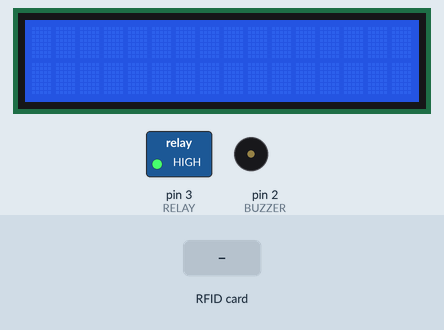
Simulated run of this sketch. Board: Arduino Uno, built with avr-gcc and run on an emulated ATmega328P. On the bench: 16×2 character LCD, switched loads named in the sketch (green lamp = pin HIGH), buzzer (waves = sounding). The test bench sets the inputs (shaded band). Pins used as bus, display or sensor lines are not drawn; what the sketch prints to the serial monitor is not drawn.

Above: at 1.3 s.
1.4 s: RFID card 51 0B E5 20 held to the reader
At 1.8 s:
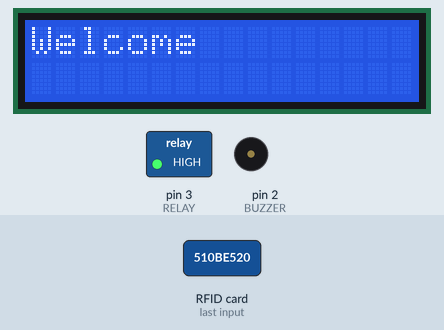
At 3.6 s:
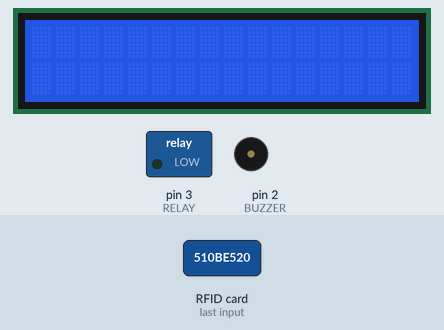
3.9 s: RFID card 5E 7A 19 C4 held to the reader
At 4.8 s:
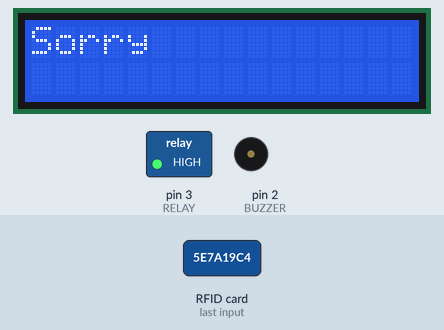
Timing chart, 0 to 7.4 s (numbered marks = the images above; inputs shaded):
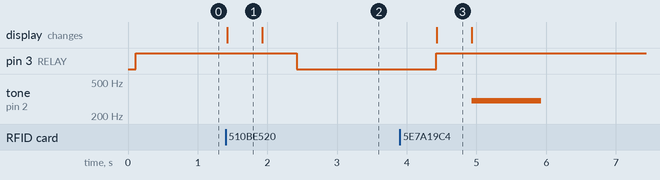

Measured:
- after the input at 1.4 s, pin 3 (RELAY): HIGH → LOW after 1.0 s; the display: changes at once (image 1)
- after the input at 3.9 s, tone on pin 2 (BUZZER): silent → 300 Hz after 1.0 s, → silent 1.0 s later; the display: changes after 0.53 s (image 3)
- what the display in image 1 shows lasts 0.5 s, from 1.4 s to 1.9 s

The sketch:

ESD_Project__3.ino
```cpp
#include <SPI.h>
#include <MFRC522.h>

#define SS_PIN 10
#define RST_PIN 9
#define RELAY 3 //connect the relay to number 3 pin
#define BUZZER 2 // connect the buzzer to 2 pin
#define ACCESS_DELAY 2000
#define DENIED_DELAY 1000
#include<LiquidCrystal.h>
LiquidCrystal LCD (8, 2, 4, 5, 6, 7);
MFRC522 mfrc522(SS_PIN, RST_PIN); // Create MFRC522 instance.
void setup()
{
  LCD.begin(16,2);
Serial.begin(9600); // Initiate a serial communication
SPI.begin(); // Initiate SPI bus
mfrc522.PCD_Init(); // Initiate MFRC522
pinMode(RELAY, OUTPUT);
pinMode(BUZZER, OUTPUT);
noTone(BUZZER);
digitalWrite(RELAY, HIGH);
Serial.println("Put your card to the reader for scanning …");
Serial.println();

}
void loop()
{
// Look for new cards
if ( ! mfrc522.PICC_IsNewCardPresent())
{
return;
}
// Select one of the cards
if ( ! mfrc522.PICC_ReadCardSerial())
{
return;
}
//Show UID on serial monitor
Serial.print("UID tag :");
String content= "";
byte letter;
for (byte i = 0; i < mfrc522.uid.size; i++)
{
Serial.print(mfrc522.uid.uidByte[i] < 0x10 ? " 0" : " ");
Serial.print(mfrc522.uid.uidByte[i], HEX);
content.concat(String(mfrc522.uid.uidByte[i] < 0x10 ? " 0" : " "));
content.concat(String(mfrc522.uid.uidByte[i], HEX));
}
Serial.println();
Serial.print("Message : ");
content.toUpperCase();
if (content.substring(1) == "51 0B E5 20") // enter your own card number after copying it from serial monitor
{
  LCD.setCursor(0,0);
  LCD.print("Welcome");
  delay(500);
    LCD.clear();
Serial.println("Authorized access");
Serial.println();
delay(500);
digitalWrite(RELAY, LOW);
delay(ACCESS_DELAY);
digitalWrite(RELAY, HIGH);

}

else {
        LCD.setCursor(0,0);
        LCD.print("Sorry");
        delay(500);
         LCD.clear();
        Serial.println("Access denied");
        tone(BUZZER, 300);
        delay(DENIED_DELAY);
        noTone(BUZZER);
}
}
```
